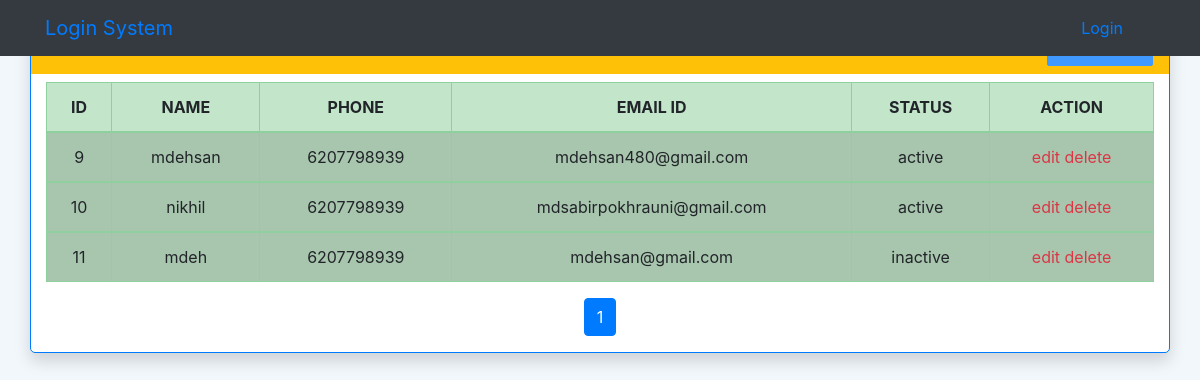
The app's page /showusers.php with its own data.
### tables this page shows
CREATE TABLE `users` (
  `id` int(100) NOT NULL,
  `name` varchar(100) NOT NULL,
  `phone` varchar(10) NOT NULL,
  `email` varchar(100) NOT NULL,
  `password` varchar(255) NOT NULL,
  `token` varchar(10) NOT NULL,
  `status` varchar(50) NOT NULL
);

### showusers.php (the view, shortened to what this page needs)
<?php
    include('includes/connection.php');
    include("includes/header.php");
    include("includes/navbar.php");
$per_page=5;
$start=0;
$current_page=1;
$record=mysqli_num_rows(mysqli_query($conn,"select * from users"));
$pagi=ceil($record/$per_page);
$sql="select * from users limit $start,$per_page";
$res=mysqli_query($conn,$sql);
?>
<div id="admin-content">
      <div class="container">
          <div class="row border border-primary mt-2 card shadow">
              <div class="col-md-12 d-flex justify-content-end  bg-warning p-2 mb-2 justify-content-end px-3">
                  <div class="admin-heading col-6 fs-2">All Users</div>
              <div class="pt-1">
                <a href="#" class=" btn btn-primary text-white ">add user</a>
              </div>
              </div>
              <div class="col-md-12">
                  <table class="table table-bordered border-primary table table-success text-center">
                      <thead card-head>
                          <th>ID</th>
                          <th>NAME</th>
                          <th>PHONE</th>
                          <th>EMAIL ID</th>
                          <th>STATUS</th>
                          <th>ACTION</th>
                      </thead>
                      <?php
                      if(mysqli_num_rows($res)>0){
                      while ($row = mysqli_fetch_assoc($res))
                      {?>
                       <tbody class="card-body">
                          <tr class="table-active text-center">
                              <td class='id'><?php echo $row['id'];?></td>
                              <td><?php echo $row['name'];?></td>
                              <td><?php echo $row['phone'];?></td>
                              <td><?php echo $row['email'];?></td>
                              <td><?php echo $row['status'];?></td>
                              <td class="gap-4 icon-link icon-link-hover text-danger">
                                <a href="#"class="text-decoration-none icon-link icon-link-hover text-danger">edit</a>
                                <a href="#"class="text-decoration-none icon-link icon-link-hover text-danger">delete</a>
                              </td>
                              <?php } } else {?>
	                            No found records
	                            <?php } ?>
                          </tr>
                  </table>
                  <ul class="pagination mt-3 justify-content-center">
                    <?php
                    for($i=1;$i<=$pagi;$i++){
                    if($current_page==$i){
                      ?><li class="page-item active"><a class="page-link" href="javascript:void(0)"><?php echo $i?></a></li><?php
                    }else{
                    ?>
                      <li class="page-item"><a class="page-link" href="?start=<?php echo $i?>"><?php echo $i?></a></li>
                    <?php
                    }
                    ?>
                    <?php } ?>
                    </ul>
              </div>
          </div>
      </div>
  </div>
  <?php include('includes/footer.php');?>

### includes/header.php (shortened to what this page needs)
<!DOCTYPE html>
<html lang="en">
<head>
  <link rel="stylesheet" href="https://cdn.jsdelivr.net/npm/bootstrap@4.3.1/dist/css/bootstrap.min.css">
  <link rel="stylesheet" href="css/style.css">
  </head>
  <body>

### includes/navbar.php (shortened to what this page needs)
<?php
if (isset($_SESSION['nav']) && $_SESSION['nav'] == true || isset($_SESSION["photo"])) {
    echo '<nav class="navbar navbar-expand-lg fixed-top bg-dark">
            <div class="container">
                <a class="navbar-brand" href="#">Login System</a>
                <button class="navbar-toggler" type="button" data-bs-toggle="collapse" data-bs-target="#navbarSupportedContent" aria-controls="navbarSupportedContent" aria-expanded="false" aria-label="Toggle navigation">
                    <span class="navbar-toggler-icon"></span>
                </button>
                <div class="collapse navbar-collapse" id="navbarSupportedContent">
                    <ul class="navbar-nav ml-auto mb-2 mb-lg-0 px-4">
                        <li class="nav-item">
                            <a class="nav-link" href="dashboard.php">Dashboard</a>
                        </li>
                        <li class="nav-item">
                            <a class="nav-link" href="showusers.php">Show Users</a>
                        </li>
                        <li class="nav-item">
                            <a class="nav-link" href="logout.php">Logout</a>
                        </li>';
    if (isset($_SESSION["photo"])) { ?>
        <li class="nav-item">
            <a class="nav-link" href="#">
                <img style="border-radius: 50%; width: 50px; height: 50px;" class="showimg" src="<?php echo $_SESSION["photo"]; ?>" alt="">
            </a>
        </li>
        <?php unset($_SESSION["photo"]); ?>
    <?php } ?>
    </ul>
    </div>
    </div>
    </nav>';
 <?php } else {
    echo '<nav class="navbar navbar-expand-lg fixed-top bg-dark">
            <div class="container">
                <a class="navbar-brand" href="#">Login System</a>
                <button class="navbar-toggler" type="button" data-bs-toggle="collapse" data-bs-target="#navbarSupportedContent" aria-controls="navbarSupportedContent" aria-expanded="false" aria-label="Toggle navigation">
                    <span class="navbar-toggler-icon"></span>
                </button>
                <div class="collapse navbar-collapse" id="navbarSupportedContent">
                    <ul class="navbar-nav ml-auto mb-2 mb-lg-0 px-4">
                        <li class="nav-item">
                            <a class="nav-link" href="index.php">Login</a>
                        </li>
                    </ul>
                </div>
            </div>
        </nav>';
}
?>

### includes/footer.php
</body>
</html>

### css/style.css (style rules this page uses)
body { background-color: #f2f7fb }
.card { border-radius: 5px; -webkit-box-shadow: 0 0 5px 0 rgba(43, 43, 43, .1), 0 11px 6px -7px rgba(43, 43, 43, .1); box-shadow: 0 0 5px 0 rgba(43, 43, 43, .1), 0 11px 6px -7px rgba(43, 43, 43, .1); border: none; margin-bottom: 30px; -webkit-transition: all .3s ease-in-out; transition: all .3s ease-in-out; background-color: #fff; }
.btn-primary { background-color: #4099ff; border-color: #4099ff; color: #fff; cursor: pointer; -webkit-transition: all ease-in .3s; transition: all ease-in .3s }
.btn { border-radius: 2px; text-transform: capitalize; font-size: 15px; padding: 10px 19px; cursor: pointer }

### records on screen
users: id "9", name "mdehsan", phone "6207798939", email "mdehsan480@gmail.com", status "active"
users: id "10", name "nikhil", phone "6207798939", email "mdsabirpokhrauni@gmail.com", status "active"
users: id "11", name "mdeh", phone "6207798939", email "mdehsan@gmail.com", status "inactive"
